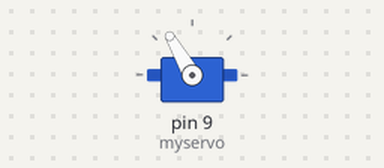
A sketch run on a simulated Arduino Uno, built with avr-gcc and run on an emulated ATmega328P. On the bench: servo.

Above: at 0.05 s.
Timing chart, 0 to 4.6 s (numbered marks = the images above):
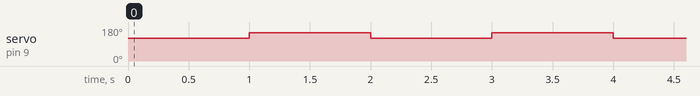

The sketch:

yuntai2.ino
```cpp
#include <Servo.h>
Servo myservo;
int pos = 0;
void setup()

{
myservo.attach(9);
myservo.write(90);
}
void loop()
{
       myservo.write(120);
       delay(1000);
       myservo.write(150);
       delay(1000);
}
```

Measured:
- by itself, servo on pin 9 (myservo): alternates 150° for 1.0 s and 120° for 1.0 s
